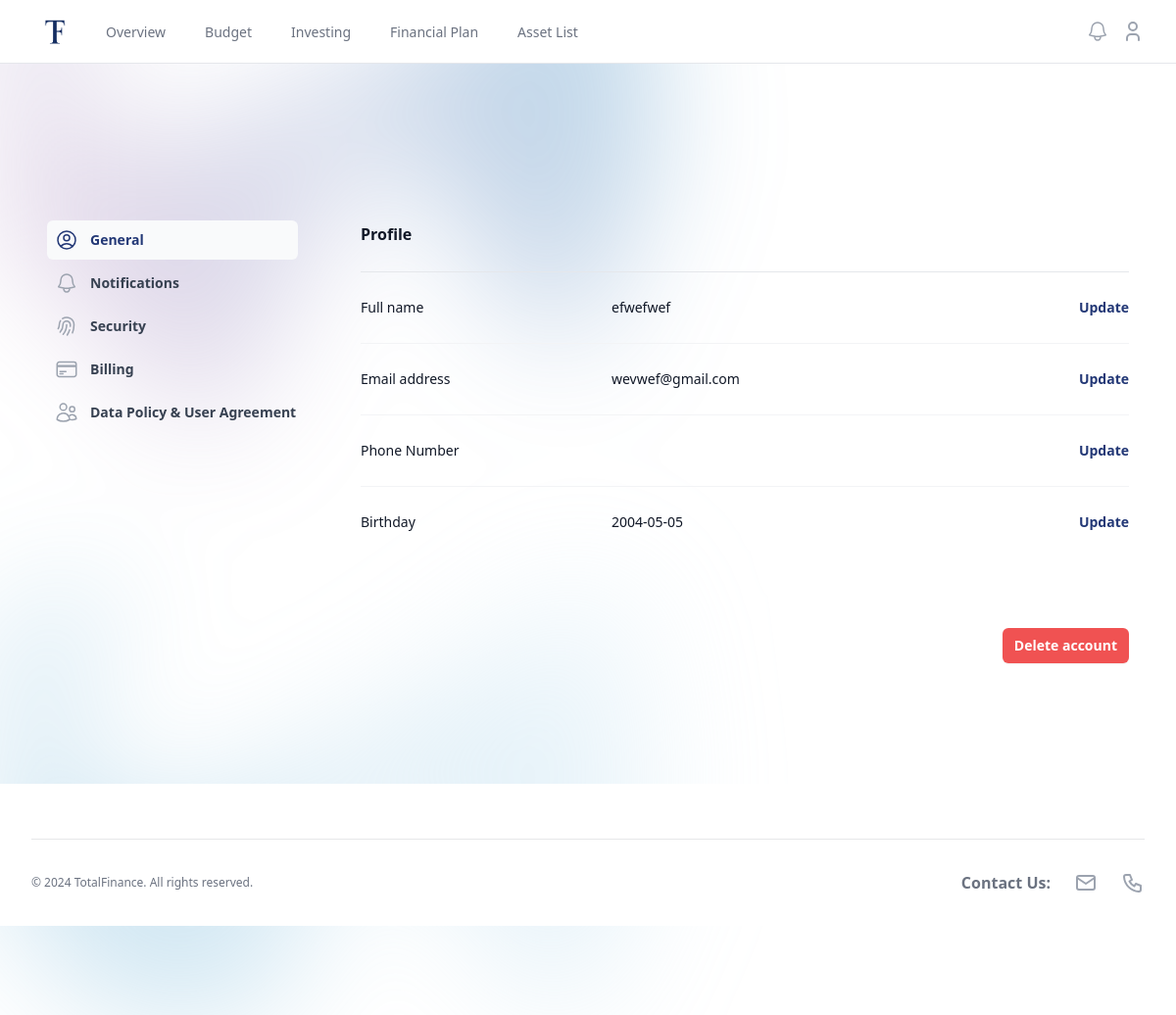
Page /settings (signed in) on the earlier database version.
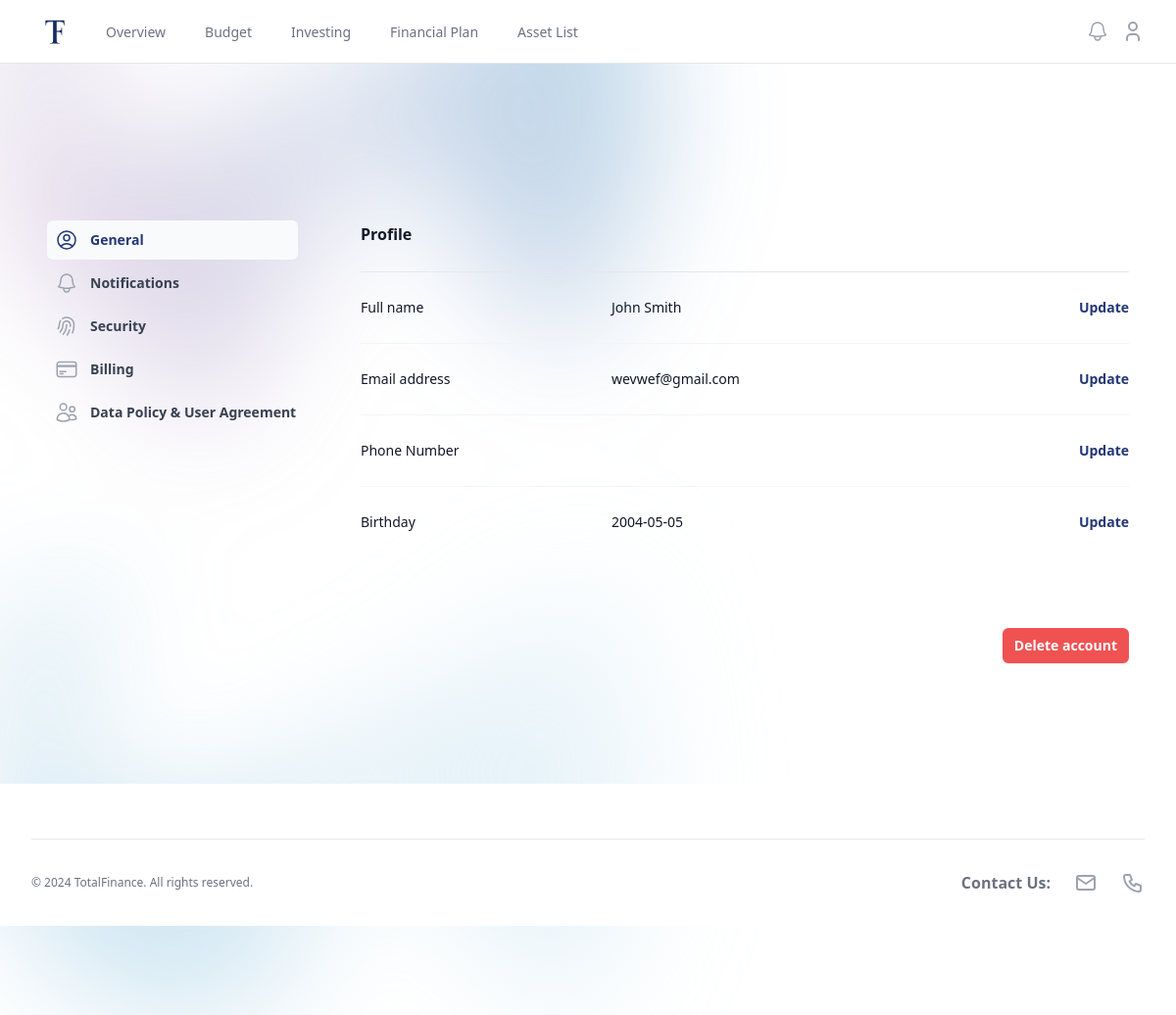
Same page on the later database version.
### flaskmain/models.py (models this page shows, shortened)
class Users(db.Model, UserMixin):
    id = db.Column(db.Integer, primary_key = True)
    name = db.Column(db.String(50), unique = False, nullable = False)
    email = db.Column(db.String(120), unique = True, nullable = False)
    password = db.Column(db.String(60), nullable = False)
    phone = db.Column(db.String(60), unique = True, nullable = False)
    dob = db.Column(db.String(60), nullable = False)

### flaskmain/routes.py (the view)
@application.route("/settings", methods = ["GET", "POST"])
@login_required
def settings():
    form = RegistrationForm()
    nameform = SettingNameForm()
    emailform = SettingEmailForm()
    phoneform = SettingPhoneForm()
    dobform = SettingDOBForm()
    if nameform.submit.data and nameform.validate_on_submit():
        current_user.name = nameform.name.data
        db.session.commit()
        return redirect(url_for("settings"))
    if emailform.submit.data and emailform.validate_on_submit():
        current_user.email = emailform.email.data
        db.session.commit()
        return redirect(url_for("settings"))
    if phoneform.submit.data and phoneform.validate_on_submit():
         print("phone")
         current_user.phone = phoneform.phone.data
         db.session.commit()
         return redirect(url_for("settings"))
    if dobform.submit.data and dobform.validate_on_submit():
        print("dob")
        current_user.dob = dobform.birthday.data
        db.session.commit()
        return redirect(url_for("settings"))
    return render_template("settings.html", title ="Settings", form=form, nameform=nameform, emailform=emailform, phoneform=phoneform, dobform=dobform)

### flaskmain/models.py (called while the page is built)
@login_manager.user_loader
def load_user(user_id):
    return Users.query.get(int(user_id))

### flaskmain/templates/settings.html (shortened to what this page needs)
{% extends "layout_app.html" %}
{% block content %}
  <div class="mx-auto max-w-7xl pt-16 lg:flex lg:gap-x-16 lg:px-8">
    <aside class="flex overflow-x-auto border-b border-gray-900/5 py-4 lg:block lg:w-64 lg:flex-none lg:border-0 lg:py-20">
      <nav class="flex-none px-4 sm:px-6 lg:px-0">
        <ul role="list" class="flex gap-x-3 gap-y-1 whitespace-nowrap lg:flex-col">
          <li>
            <a href="{{ url_for("settings") }}" class="bg-gray-50 text-blue-900 group flex gap-x-3 rounded-md py-2 pl-2 pr-3 text-sm leading-6 font-semibold">
              General
            </a>
          </li>
          <li>
              <a href="{{ url_for("notifications") }}" class="text-gray-700 hover:text-blue-800 hover:bg-gray-50 group flex gap-x-3 rounded-md py-2 pl-2 pr-3 text-sm leading-6 font-semibold">
              Notifications
            </a>
          </li>
          <li>
            <a href="{{ url_for("security") }}" class="text-gray-700 hover:text-blue-800 hover:bg-gray-50 group flex gap-x-3 rounded-md py-2 pl-2 pr-3 text-sm leading-6 font-semibold">
              Security
            </a>
          </li>
          <li>
            <a href="#" class="text-gray-700 hover:text-blue-800 hover:bg-gray-50 group flex gap-x-3 rounded-md py-2 pl-2 pr-3 text-sm leading-6 font-semibold">
              Billing
            </a>
          </li>
          <li>
            <a href="#" class="text-gray-700 hover:text-blue-800 hover:bg-gray-50 group flex gap-x-3 rounded-md py-2 pl-2 pr-3 text-sm leading-6 font-semibold">
              Data Policy & User Agreement
            </a>
          </li>
        </ul>
      </nav>
    </aside>
    <main class="px-4 py-16 sm:px-6 lg:flex-auto lg:px-0 lg:py-20">
      <div class="mx-auto max-w-2xl space-y-16 sm:space-y-20 lg:mx-0 lg:max-w-none">
        <div>
          <h2 class="text-base font-semibold leading-7 text-gray-900">Profile</h2>
          <dl class="mt-6 space-y-6 divide-y divide-gray-100 border-t border-gray-200 text-sm leading-6">
            <div class="pt-6 sm:flex">
              <dt class="font-medium text-gray-900 sm:w-64 sm:flex-none sm:pr-6">Full name</dt>
              <dd class="mt-1 flex justify-between gap-x-6 sm:mt-0 sm:flex-auto">
                <div class="text-gray-900">{{current_user.name}}</div>
                <button id = "openNameSetting-button" type="button" class="font-semibold text-blue-900 hover:text-blue-800">Update</button>
              </dd>
            </div>
            <div class="pt-6 sm:flex">
              <dt class="font-medium text-gray-900 sm:w-64 sm:flex-none sm:pr-6">Email address</dt>
              <dd class="mt-1 flex justify-between gap-x-6 sm:mt-0 sm:flex-auto">
                <div class="text-gray-900">{{current_user.email}}</div>
                <button id = "openEmailSetting-button" type="button" class="font-semibold text-blue-900 hover:text-blue-800">Update</button>
              </dd>
            </div>
            <div class="pt-6 sm:flex">
              <dt class="font-medium text-gray-900 sm:w-64 sm:flex-none sm:pr-6">Phone Number</dt>
              <dd class="mt-1 flex justify-between gap-x-6 sm:mt-0 sm:flex-auto">
                <button id = "openPhoneSetting-button" type="button" class="font-semibold text-blue-900 hover:text-blue-800">Update</button>
              </dd>
            </div>
            <div class="pt-6 sm:flex">
              <dt class="font-medium text-gray-900 sm:w-64 sm:flex-none sm:pr-6">Birthday</dt>
              <dd class="mt-1 flex justify-between gap-x-6 sm:mt-0 sm:flex-auto">
                <div class="text-gray-900">{{current_user.dob}}</div>
                <button id = "openBirthdaySetting-button" type="button" class="font-semibold text-blue-900 hover:text-blue-800">Update</button>
              </dd>
            </div>
          </dl>
        </div>
        <div>
        <div class = "py-4">
          <form class="flex items-start justify-end">
            <button type="submit" class="rounded-md bg-red-500 px-3 py-2 text-sm font-semibold text-white shadow-sm hover:bg-red-400">Delete account</button>
          </form>
        </div>
      </div>
    </main>
  </div>
    </div>
  </div>
{% endblock content %}

### flaskmain/templates/layout_app.html (shortened to what this page needs)
<!DOCTYPE html>
<html class="h-full" lang="en">
    <head>
        <link href="{{url_for('static',filename='css/output.css')}}" rel="stylesheet">
    </head>
<body class="h-full">
    <div class="min-h-full">
        <nav class="border-b border-gray-200 bg-white">
        <div class="mx-auto max-w-7xl px-4 sm:px-6 lg:px-8">
            <div class="flex h-16 justify-between">
            <div class="flex">
                <div class="flex flex-shrink-0 items-center">
                <a href = "{{ url_for("home") }}">
                    <img class="h-12 w-auto" src="{{url_for('static',filename='images/m1-2.png')}}" alt="">
                </a>
                </div>
                <div class="hidden sm:-my-px sm:ml-6 sm:flex sm:space-x-8">
                <a href="{{ url_for("overview") }}" class="inline-flex items-center border-b-2 px-1 pt-1 text-sm font-medium {% if request.path == "/overview" %}border-blue-900 text-gray-900{% else %}border-transparent text-gray-500 hover:border-gray-300 hover:text-gray-700{% endif %}" aria-current="page">Overview</a>
                <a href="{{ url_for("budget") }}" class="inline-flex items-center border-b-2 px-1 pt-1 text-sm font-medium {% if request.path == "/budget" %}border-blue-900 text-gray-900{% else %}border-transparent text-gray-500 hover:border-gray-300 hover:text-gray-700{% endif %}">Budget</a>
                <a href="{{ url_for("investing") }}" class="inline-flex items-center border-b-2 px-1 pt-1 text-sm font-medium {% if request.path == "/investing" %}border-blue-900 text-gray-900{% else %}border-transparent text-gray-500 hover:border-gray-300 hover:text-gray-700{% endif %}">Investing</a>
                <a href="{{ url_for("financialplan") }}" class="inline-flex items-center border-b-2 px-1 pt-1 text-sm font-medium {% if request.path == "/financialplan" %}border-blue-900 text-gray-900{% else %}border-transparent text-gray-500 hover:border-gray-300 hover:text-gray-700{% endif %}">Financial Plan</a>
                <a href="{{ url_for("assetlist") }}" class="inline-flex items-center border-b-2 px-1 pt-1 text-sm font-medium {% if request.path == "/assetlist" %}border-blue-900 text-gray-900{% else %}border-transparent text-gray-500 hover:border-gray-300 hover:text-gray-700{% endif %}">Asset List</a>
            </div>
            </div>
            <div class="hidden sm:ml-6 sm:flex sm:items-center">
                <div class="relative ml-3">
                <button type="button" class="relative flex max-w-xs items-center rounded-full bg-white text-sm text-gray-400 hover:text-gray-500 focus:outline-none focus:ring-2 focus:ring-blue-900 focus:ring-offset-2" id="notification-menu-button" aria-expanded="false" aria-haspopup="true">
                    <span class="absolute -inset-1.5"></span>
                </button>
            </div>
                <div class="relative ml-3">
                <div>
                    <button type="button" class="relative flex max-w-xs items-center rounded-full bg-white text-sm text-gray-400 hover:text-gray-500 focus:outline-none focus:ring-2 focus:ring-blue-900 focus:ring-offset-2" id="user-menu-button" aria-expanded="false" aria-haspopup="true">
                    <span class="absolute -inset-1.5"></span>
                    </button>
                </div>
                </div>
            </div>
            </div>
        </div>
        </nav>
        <div class="absolute inset-x-0 -top-40 -z-10 transform-gpu overflow-hidden blur-3xl sm:-top-80" aria-hidden="true">
        <div class="relative left-[calc(50%-11rem)] aspect-[1155/678] w-[36.125rem] -translate-x-1/2 rotate-[30deg] bg-gradient-to-tr from-[#ff80b5] to-[#0077B6] opacity-30 sm:left-[calc(50%-30rem)] sm:w-[72.1875rem]" style="clip-path: polygon(74.1% 44.1%, 100% 61.6%, 97.5% 26.9%, 85.5% 0.1%, 80.7% 2%, 72.5% 32.5%, 60.2% 62.4%, 52.4% 68.1%, 47.5% 58.3%, 45.2% 34.5%, 27.5% 76.7%, 0.1% 64.9%, 17.9% 100%, 27.6% 76.8%, 76.1% 97.7%, 74.1% 44.1%)"></div>
        <div class="relative left-[calc(50%-11rem)] aspect-[1155/678] w-[36.125rem] -translate-x-1/2 rotate-[30deg] bg-gradient-to-tr from-[#0077B6] to-[#E1F1FA] opacity-30 sm:left-[calc(50%-30rem)] sm:w-[72.1875rem]" style="clip-path: polygon(74.1% 44.1%, 100% 61.6%, 97.5% 26.9%, 85.5% 0.1%, 80.7% 2%, 72.5% 32.5%, 60.2% 62.4%, 52.4% 68.1%, 47.5% 58.3%, 45.2% 34.5%, 27.5% 76.7%, 0.1% 64.9%, 17.9% 100%, 27.6% 76.8%, 76.1% 97.7%, 74.1% 44.1%)"></div>
        </div>
    <header class="relative isolate">
        <div class="rounded-md p-4">
            {%block content %}{% endblock %}
    <footer class="bg-white" aria-labelledby="footer-heading">
      <div class="mx-auto max-w-7xl px-6 pb-8 pt-6 sm:pt-6 lg:px-8 lg:pt-6">
        <div class="border-t border-gray-900/10 pt-8 sm:mt-8 md:flex md:items-center md:justify-between">
          <div class="flex justify-center space-x-6 md:order-2">
            <p class=" text-gray-500 font-semibold  md:mt-0">Contact Us:</p>
            <a href="{{ url_for("contact") }}" class="text-gray-400 hover:text-gray-500">
            </a>
            <a href="{{ url_for("contact") }}" class="text-gray-400 hover:text-gray-500">
            </a>
          </div>
          <p class="mt-8 text-center text-xs leading-5 text-gray-500 md:order-1 md:mt-0">&copy; 2024 TotalFinance. All rights reserved.</p>
        </div>
      </div>
    </footer>
</body>
</html>

Differences in the rows shown:
changed Users "wevwef@gmail.com": name "efwefwef" → "John Smith"
